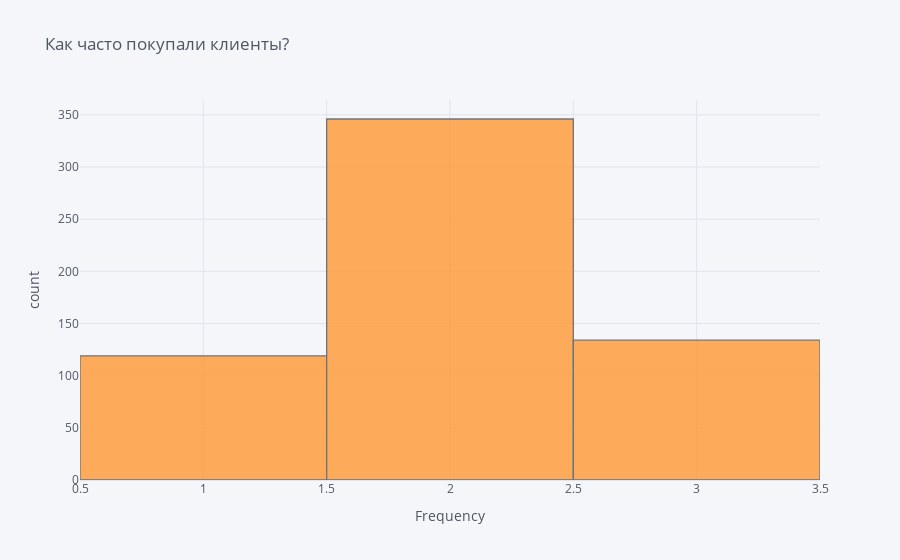

Notebook code cell kept with this figure:
### Code cell
df['F'].iplot(kind='hist', xTitle='Frequency',
                  yTitle='count', title='Как часто покупали клиенты?')
# 1- не часто
# 2- средняя частота
# 3- часто

### Figure 1 — Plotly figure (JSON) as saved in the notebook; plotly's stock layout.template omitted (floating-point values rounded to 4 significant figures; data arrays with more than 128 entries replaced by an {"elided": "..."} marker saying what was removed)
{"data": [{"histfunc": "count", "histnorm": "", "marker": {"color": "rgba(255, 153, 51, 1.0)", "line": {"color": "#4D5663", "width": 1.3}}, "name": "F", "opacity": 0.8, "orientation": "v", "type": "histogram", "x": {"elided": "599 int values"}}], "layout": {"barmode": "overlay", "legend": {"bgcolor": "#F5F6F9", "font": {"color": "#4D5663"}}, "paper_bgcolor": "#F5F6F9", "plot_bgcolor": "#F5F6F9", "title": {"font": {"color": "#4D5663"}, "text": "Как часто покупали клиенты?"}, "xaxis": {"gridcolor": "#E1E5ED", "showgrid": true, "tickfont": {"color": "#4D5663"}, "title": {"font": {"color": "#4D5663"}, "text": "Frequency"}, "zerolinecolor": "#E1E5ED"}, "yaxis": {"gridcolor": "#E1E5ED", "showgrid": true, "tickfont": {"color": "#4D5663"}, "title": {"font": {"color": "#4D5663"}, "text": "count"}, "zerolinecolor": "#E1E5ED"}}}
